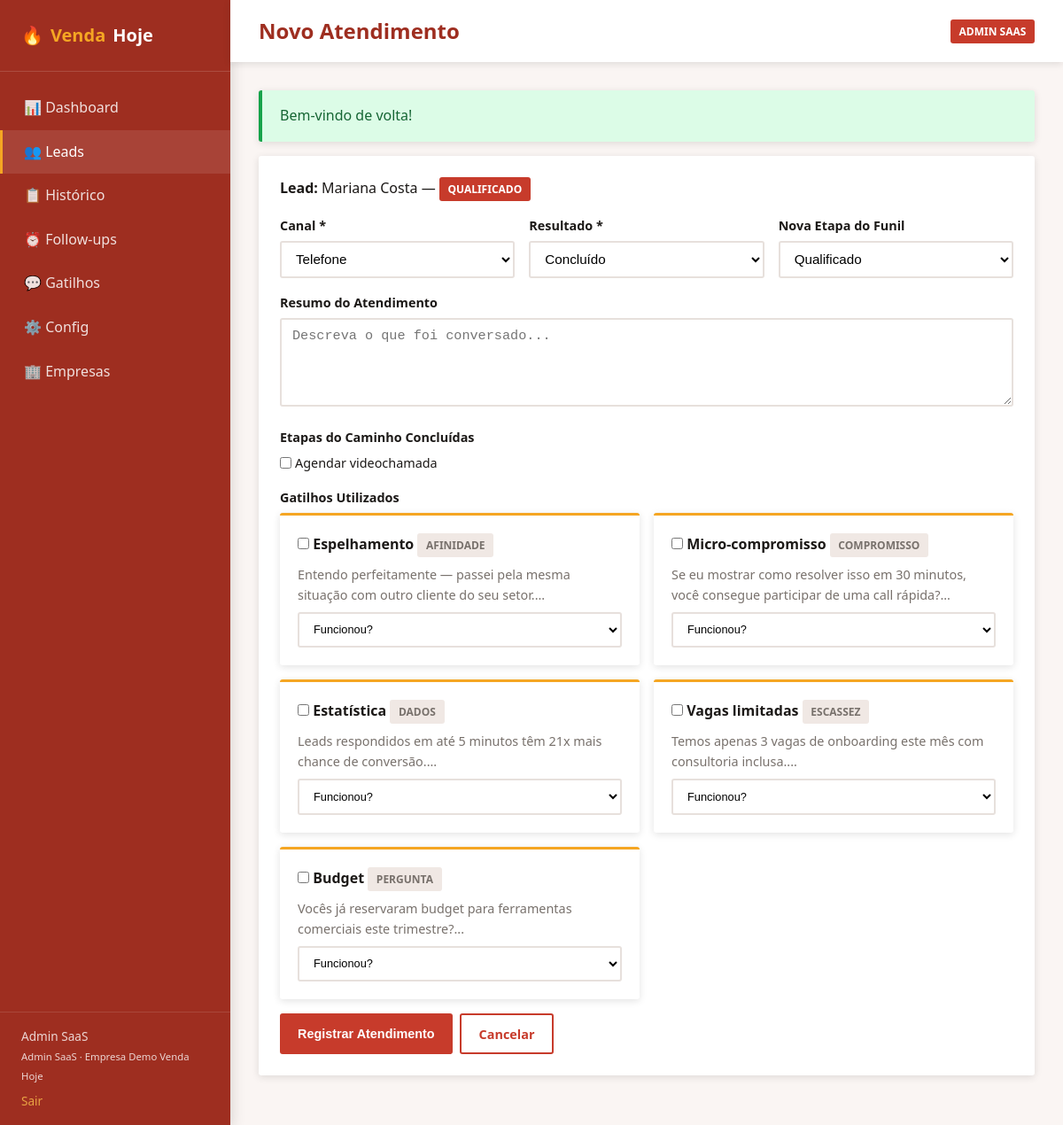
Page /venda_hoje/public/leads/1/atendimento (signed in) on the committed database.
### tables this page shows
CREATE TABLE IF NOT EXISTS leads (
    id INT UNSIGNED AUTO_INCREMENT PRIMARY KEY,
    empresa_id INT UNSIGNED NOT NULL,
    nome VARCHAR(200) NOT NULL,
    email VARCHAR(150) DEFAULT NULL,
    telefone VARCHAR(20) DEFAULT NULL,
    empresa_nome VARCHAR(200) DEFAULT NULL,
    origem VARCHAR(100) DEFAULT NULL,
    etapa_funil ENUM(
        'novo_lead','em_contato','qualificado','videochamada_agendada',
        'videochamada_realizada','proposta_enviada','negociacao','fechado','perdido'
    ) NOT NULL DEFAULT 'novo_lead',
    sdr_id INT UNSIGNED DEFAULT NULL,
    closer_id INT UNSIGNED DEFAULT NULL,
    valor_estimado DECIMAL(12,2) DEFAULT NULL,
    observacoes TEXT,
    created_at TIMESTAMP DEFAULT CURRENT_TIMESTAMP,
    updated_at TIMESTAMP DEFAULT CURRENT_TIMESTAMP ON UPDATE CURRENT_TIMESTAMP,
    FOREIGN KEY (empresa_id) REFERENCES empresas(id) ON DELETE CASCADE,
    FOREIGN KEY (sdr_id) REFERENCES usuarios(id) ON DELETE SET NULL,
    FOREIGN KEY (closer_id) REFERENCES usuarios(id) ON DELETE SET NULL,
    INDEX idx_leads_etapa (etapa_funil),
    INDEX idx_leads_empresa (empresa_id)
);

CREATE TABLE IF NOT EXISTS etapas_caminho (
    id INT UNSIGNED AUTO_INCREMENT PRIMARY KEY,
    empresa_id INT UNSIGNED DEFAULT NULL,
    etapa_funil ENUM(
        'novo_lead','em_contato','qualificado','videochamada_agendada',
        'videochamada_realizada','proposta_enviada','negociacao','fechado','perdido'
    ) NOT NULL,
    ordem INT UNSIGNED NOT NULL DEFAULT 0,
    titulo VARCHAR(150) NOT NULL,
    descricao TEXT,
    ativo TINYINT(1) NOT NULL DEFAULT 1,
    created_at TIMESTAMP DEFAULT CURRENT_TIMESTAMP,
    FOREIGN KEY (empresa_id) REFERENCES empresas(id) ON DELETE CASCADE
);

CREATE TABLE IF NOT EXISTS gatilhos (
    id INT UNSIGNED AUTO_INCREMENT PRIMARY KEY,
    empresa_id INT UNSIGNED DEFAULT NULL,
    categoria VARCHAR(100) NOT NULL,
    etapa_funil VARCHAR(50) DEFAULT NULL,
    titulo VARCHAR(200) NOT NULL,
    texto TEXT NOT NULL,
    ativo TINYINT(1) NOT NULL DEFAULT 1,
    created_at TIMESTAMP DEFAULT CURRENT_TIMESTAMP,
    updated_at TIMESTAMP DEFAULT CURRENT_TIMESTAMP ON UPDATE CURRENT_TIMESTAMP,
    FOREIGN KEY (empresa_id) REFERENCES empresas(id) ON DELETE CASCADE
);

### app/Core/Controller.php (called while the page is built, shortened)
<?php
abstract class Controller
{
    protected function view(string $view, array $data = [], ?string $layout = 'main'): void
    {
        View::render($view, $data, $layout);
    }
}

### app/Controllers/AtendimentoController.php (called while the page is built, shortened)
<?php
class AtendimentoController extends Controller
{
    private Lead $leadModel;
    private Gatilho $gatilhoModel;
    private EtapaCaminho $etapaModel;
    public function __construct()
    {
        $this->leadModel = new Lead();
        $this->gatilhoModel = new Gatilho();
        $this->etapaModel = new EtapaCaminho();
    }
    public function create(int $leadId): void
    {
        $user = Auth::user();
        $lead = $this->leadModel->findWithDetails($leadId, (int) $user['empresa_id']);
        $etapas = $this->etapaModel->getByEtapaFunil((int) $user['empresa_id'], $lead['etapa_funil']);
        $gatilhos = $this->gatilhoModel->getByEmpresa((int) $user['empresa_id'], $lead['etapa_funil']);
        $this->view('pages/atendimentos/form', [
            'title' => 'Novo Atendimento',
            'lead' => $lead,
            'etapas' => $etapas,
            'gatilhos' => $gatilhos,
        ]);
    }
}

### public/index.php (called while the page is built, shortened)
<?php
$sessionConfig = require BASE_PATH . '/config/auth.php';
$router = new App\Core\Router();
$uri = $_SERVER['REQUEST_URI'] ?? '/';
$method = $_SERVER['REQUEST_METHOD'] ?? 'GET';
$router->dispatch($uri, $method);

### app/Core/Model.php (called while the page is built, shortened)
<?php
abstract class Model
{
    protected PDO $db;
    public function __construct()
    {
        $this->db = Database::getInstance();
    }
    protected function query(string $sql, array $params = []): array
    {
        $stmt = $this->db->prepare($sql);
        $stmt->execute($params);
        return $stmt->fetchAll();
    }
    protected function queryOne(string $sql, array $params = []): ?array
    {
        $stmt = $this->db->prepare($sql);
        $stmt->execute($params);
        $result = $stmt->fetch();
        return $result ?: null;
    }
}

### app/Core/Database.php (called while the page is built, shortened)
<?php
class Database
{
    private static ?PDO $instance = null;
    public static function getInstance(): PDO
    {
        if (self::$instance === null) {
            $config = require BASE_PATH . '/config/database.php';
            $dsn = sprintf(
                'mysql:host=%s;port=%s;dbname=%s;charset=utf8mb4',
                $config['host'],
                $config['port'],
                $config['database']
            );
            try {
                self::$instance = new PDO($dsn, $config['username'], $config['password'], [
                    PDO::ATTR_ERRMODE => PDO::ERRMODE_EXCEPTION,
                    PDO::ATTR_DEFAULT_FETCH_MODE => PDO::FETCH_ASSOC,
                    PDO::ATTR_EMULATE_PREPARES => false,
                ]);
            } catch (PDOException $e) {
                throw new PDOException('Erro de conexão com o banco: ' . $e->getMessage());
            }
        }
        return self::$instance;
    }
}

### app/Models/Lead.php (called while the page is built, shortened)
<?php
class Lead extends Model
{
    public function findWithDetails(int $id, int $empresaId): ?array
    {
        return $this->queryOne(
            "SELECT l.*, sdr.nome AS sdr_nome, closer.nome AS closer_nome
             FROM leads l
             LEFT JOIN usuarios sdr ON sdr.id = l.sdr_id
             LEFT JOIN usuarios closer ON closer.id = l.closer_id
             WHERE l.id = ? AND l.empresa_id = ?",
            [$id, $empresaId]
        );
    }
}

### app/Core/Auth.php (called while the page is built, shortened)
<?php
class Auth
{
    public static function user(): ?array
    {
        return $_SESSION[self::SESSION_USER_KEY] ?? null;
    }
}

### app/Helpers/functions.php (called while the page is built, shortened)
<?php
if (!function_exists('env')) {
    function env(string $key, mixed $default = null): mixed
    {
        $value = $_ENV[$key] ?? $_SERVER[$key] ?? null;
        return match (strtolower((string) $value)) {
            'true', '(true)' => true,
            'false', '(false)' => false,
            'empty', '(empty)' => '',
            'null', '(null)' => null,
            default => $value,
        };
    }
}
if (!function_exists('config')) {
    function config(string $key, mixed $default = null): mixed
    {
        static $configs = [];
        [$file, $item] = array_pad(explode('.', $key, 2), 2, null);
        if (!isset($configs[$file])) {
            $path = BASE_PATH . "/config/{$file}.php";
            $configs[$file] = file_exists($path) ? require $path : [];
        }
        return $configs[$file][$item] ?? $default;
    }
}
if (!function_exists('url')) {
    function url(string $path = ''): string
    {
        $base = rtrim(config('app.url'), '/');
        $path = $path === '' ? '' : '/' . ltrim($path, '/');
        return $base . $path;
    }
}
if (!function_exists('e')) {
    function e(?string $value): string
    {
        return htmlspecialchars($value ?? '', ENT_QUOTES, 'UTF-8');
    }
}
if (!function_exists('funilLabel')) {
    function funilLabel(string $etapa): string
    {
        return config('app.funil_labels')[$etapa] ?? $etapa;
    }
}

### config/app.php (called while the page is built, shortened)
<?php
return [
    'name' => env('APP_NAME', 'Venda Hoje CRM'),
    'env' => env('APP_ENV', 'local'),
    'debug' => env('APP_DEBUG', true),
    'url' => rtrim(env('APP_URL', 'http://localhost'), '/'),
    'key' => env('APP_KEY', ''),
    'timezone' => 'America/Sao_Paulo',
    'funil_etapas' => [
        'novo_lead',
        'em_contato',
        'qualificado',
        'videochamada_agendada',
        'videochamada_realizada',
        'proposta_enviada',
        'negociacao',
        'fechado',
        'perdido',
    ],
    'funil_labels' => [
        'novo_lead' => 'Novo Lead',
        'em_contato' => 'Em Contato',
        'qualificado' => 'Qualificado',
        'videochamada_agendada' => 'Videochamada Agendada',
        'videochamada_realizada' => 'Videochamada Realizada',
        'proposta_enviada' => 'Proposta Enviada',
        'negociacao' => 'Negociação',
        'fechado' => 'Fechado',
        'perdido' => 'Perdido',
    ],
    'canais_atendimento' => ['telefone', 'whatsapp', 'email', 'videochamada', 'presencial', 'outro'],
    'perfis' => ['sdr', 'closer', 'gestor', 'admin_saas'],
    'perfil_labels' => [
        'sdr' => 'SDR',
        'closer' => 'Closer',
        'gestor' => 'Gestor',
        'admin_saas' => 'Admin SaaS',
    ],
];

### app/Models/EtapaCaminho.php (called while the page is built, shortened)
<?php
class EtapaCaminho extends Model
{
    public function getByEtapaFunil(int $empresaId, string $etapaFunil): array
    {
        return $this->query(
            "SELECT * FROM etapas_caminho
             WHERE (empresa_id = ? OR empresa_id IS NULL) AND etapa_funil = ? AND ativo = 1
             ORDER BY ordem",
            [$empresaId, $etapaFunil]
        );
    }
}

### app/Models/Gatilho.php (called while the page is built, shortened)
<?php
class Gatilho extends Model
{
    public function getByEmpresa(int $empresaId, ?string $etapaFunil = null, ?string $categoria = null): array
    {
        $sql = "SELECT g.*, (SELECT COUNT(*) FROM gatilho_favoritos gf WHERE gf.gatilho_id = g.id) AS favoritos_count
                FROM gatilhos g
                WHERE (g.empresa_id = ? OR g.empresa_id IS NULL) AND g.ativo = 1";
        $params = [$empresaId];
        if ($etapaFunil) {
            $sql .= " AND (g.etapa_funil = ? OR g.etapa_funil IS NULL)";
            $params[] = $etapaFunil;
        }
        $sql .= " ORDER BY g.categoria, g.titulo";
        return $this->query($sql, $params);
    }
}

### app/Views/pages/atendimentos/form.php (the view, shortened to what this page needs)
<div class="card">
    <p class="mb-2"><strong>Lead:</strong> <?= e($lead['nome']) ?> — <span class="badge badge-primary"><?= funilLabel($lead['etapa_funil']) ?></span></p>
    <form method="POST" action="<?= url('/leads/' . $lead['id'] . '/atendimento') ?>">
        <div class="form-row">
            <div class="form-group">
                <label class="form-label">Canal *</label>
                <select name="canal" class="form-control" required>
                    <?php foreach (config('app.canais_atendimento') as $canal): ?>
                        <option value="<?= $canal ?>"><?= ucfirst($canal) ?></option>
                    <?php endforeach; ?>
                </select>
            </div>
            <div class="form-group">
                <label class="form-label">Resultado *</label>
                <select name="resultado" id="resultado" class="form-control" required>
                    <option value="concluido">Concluído</option>
                </select>
            </div>
            <div class="form-group">
                <label class="form-label">Nova Etapa do Funil</label>
                <select name="etapa_nova" class="form-control">
                    <?php foreach (config('app.funil_etapas') as $etapa): ?>
                        <option value="<?= $etapa ?>" <?= $lead['etapa_funil'] === $etapa ? 'selected' : '' ?>><?= funilLabel($etapa) ?></option>
                    <?php endforeach; ?>
                </select>
            </div>
        </div>
        <div class="form-group">
            <label class="form-label">Resumo do Atendimento</label>
            <textarea name="resumo" class="form-control" rows="4" placeholder="Descreva o que foi conversado..."></textarea>
        </div>
        <?php if (!empty($etapas)): ?>
        <div class="form-group">
            <label class="form-label">Etapas do Caminho Concluídas</label>
            <div class="flex flex-wrap gap-1">
                <?php foreach ($etapas as $etapa): ?>
                    <label style="display: flex; align-items: center; gap: 0.25rem; font-size: 0.9rem;">
                        <input type="checkbox" name="etapas_caminho[]" value="<?= $etapa['id'] ?>">
                        <?= e($etapa['titulo']) ?>
                    </label>
                <?php endforeach; ?>
            </div>
        </div>
        <?php endif; ?>
        <?php if (!empty($gatilhos)): ?>
        <div class="form-group">
            <label class="form-label">Gatilhos Utilizados</label>
            <div class="gatilhos-grid">
                <?php foreach ($gatilhos as $g): ?>
                <div class="gatilho-card">
                    <label style="cursor: pointer;">
                        <input type="checkbox" name="gatilhos[]" value="<?= $g['id'] ?>">
                        <strong><?= e($g['titulo']) ?></strong>
                        <span class="badge badge-muted"><?= e($g['categoria']) ?></span>
                    </label>
                    <p class="mt-1"><?= e(mb_substr($g['texto'], 0, 120)) ?>...</p>
                    <select name="gatilho_funcionou_<?= $g['id'] ?>" class="form-control mt-1" style="font-size: 0.8rem;">
                        <option value="">Funcionou?</option>
                    </select>
                </div>
                <?php endforeach; ?>
            </div>
        </div>
        <?php endif; ?>
        <div class="flex gap-1 mt-2">
            <button type="submit" class="btn btn-primary">Registrar Atendimento</button>
            <a href="<?= url('/leads/' . $lead['id']) ?>" class="btn btn-outline">Cancelar</a>
        </div>
    </form>
</div>

### app/Core/Router.php (shortened to what this page needs)
<?php
class Router
{
    private array $routes = [];
    private function addRoute(string $method, string $path, array $handler, array $middleware): void
    {
        $this->routes[] = [
            'method' => $method,
            'path' => $path,
            'handler' => $handler,
            'middleware' => $middleware,
        ];
    }
    public function dispatch(string $uri, string $method): void
    {
        $uri = parse_url($uri, PHP_URL_PATH) ?: '/';
        $basePath = parse_url(config('app.url'), PHP_URL_PATH) ?: '';
        if ($basePath && str_starts_with($uri, $basePath)) {
            $uri = substr($uri, strlen($basePath)) ?: '/';
        }
        $uri = rtrim($uri, '/') ?: '/';
        foreach ($this->routes as $route) {
            $params = $this->match($route['path'], $uri);
            if ($params !== false && $route['method'] === $method) {
                [$controllerClass, $action] = $route['handler'];
                $controller = new $controllerClass();
                call_user_func_array([$controller, $action], $params);
                return;
            }
        }
    }
    private function match(string $routePath, string $uri): array|false
    {
        $pattern = preg_replace('/\{([a-zA-Z_]+)\}/', '([^/]+)', $routePath);
        $pattern = '#^' . $pattern . '$#';
        if (!preg_match($pattern, $uri, $matches)) {
            return false;
        }
        array_shift($matches);
        return $matches;
    }
}

### rows in the picture
leads: nome "Mariana Costa", etapa_funil "QUALIFICADO"
etapas_caminho: titulo "Agendar videochamada"
gatilhos: titulo "Espelhamento", categoria "AFINIDADE", texto "Entendo perfeitamente — passei pela mesma situação com outro cliente do seu setor."
gatilhos: titulo "Micro-compromisso", categoria "COMPROMISSO", texto "Se eu mostrar como resolver isso em 30 minutos, você consegue participar de uma call rápida?"
gatilhos: titulo "Estatística", categoria "DADOS", texto "Leads respondidos em até 5 minutos têm 21x mais chance de conversão."
gatilhos: titulo "Vagas limitadas", categoria "ESCASSEZ", texto "Temos apenas 3 vagas de onboarding este mês com consultoria inclusa."
gatilhos: titulo "Budget", categoria "PERGUNTA", texto "Vocês já reservaram budget para ferramentas comerciais este trimestre?"

### other values in the picture
$message "Bem-vindo de volta!"
form field canal "Telefone"
form field etapa_nova "Qualificado"
